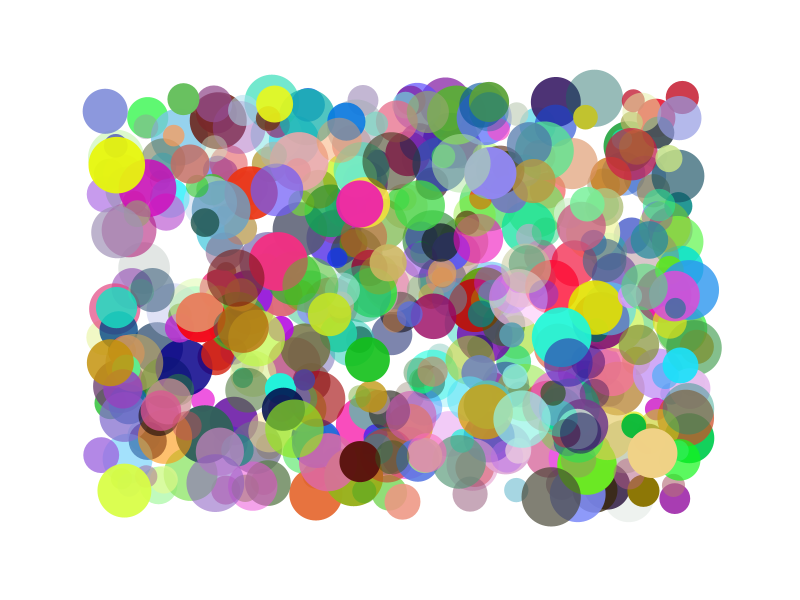
Frame 1 (no input)
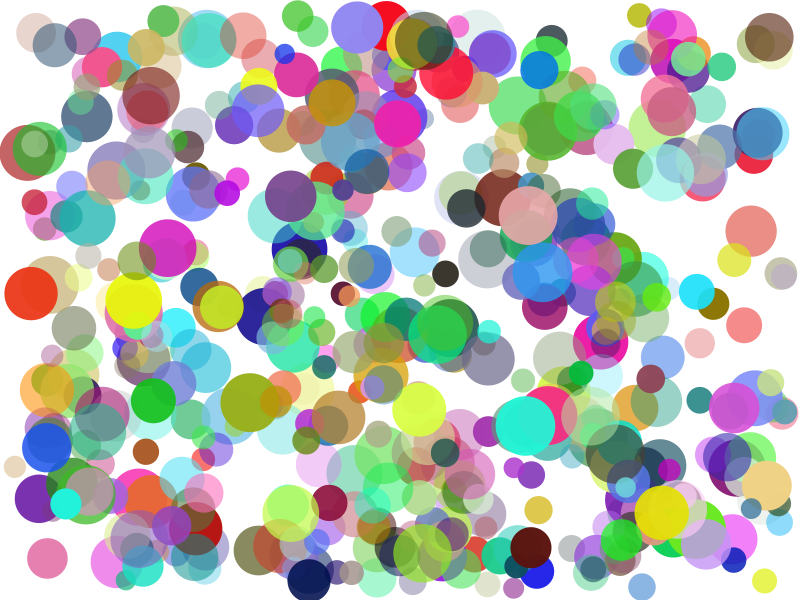
Frame 60 (the mouse pressed at the canvas centre just before this capture)
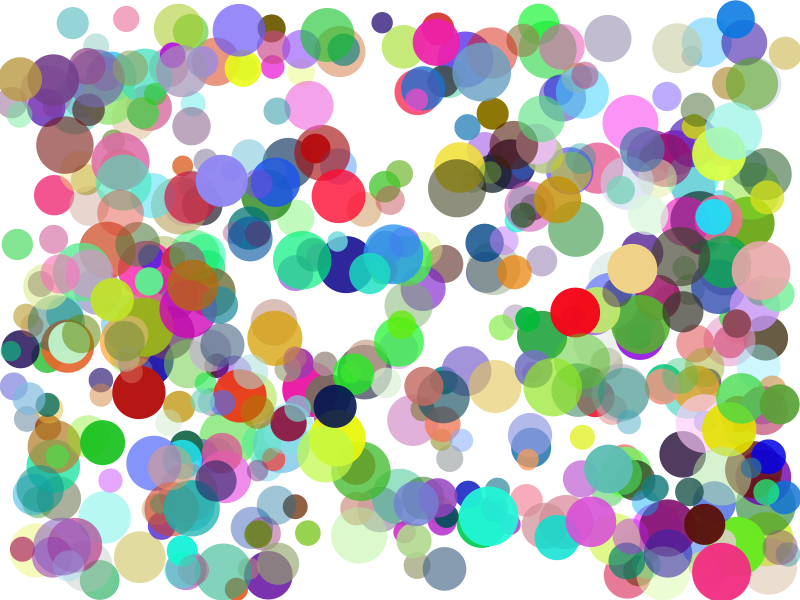
Frame 120 (the mouse held since frame 60 and released just before this capture)

The Processing sketch that drew these frames (run headless with seeded random() and noise(); from frame 60 on, the mouse is pressed at the canvas centre):

// Processing sketch: arrays2
// ── arrays2.pde
//Ball b;

Ball[] balls;

void setup() {
  size(800, 600);
  noStroke();

  //b = new Ball();

  balls = new Ball[500];

  for (int i=0; i<balls.length; i++) {
    balls[i] = new Ball();
  }
}

void draw() {
  clearBackground();

  //b.update();
  //b.display();

  for (int i = 0; i<balls.length; i++) {
    balls[i].update();
    balls[i].display();
  }
}

void clearBackground() {
  fill(255);
  rect(0, 0, width, height);
  //background(255);
}

// ── Ball.pde
class Ball {
  //properties
  float x, y, w, h;
  float speedX, speedY;
  color c;


  //constructor
  Ball() {
    x = random(100, width-100);
    y = random(100, height-100);
    w = random(20, 60);
    h = w;
    c = color(random(255), random(255), random(255), random(100, 255));
    speedX = random(-5, 5);
    speedY = random(-5, 5);
  }

  //methods
  void update() {
    checkBounds();
    x += speedX;
    y += speedY;
  }
  void display() {
    fill(c);
    ellipse(x, y, w, h);
  }
  void checkBounds() {
    if (x < 0+w/2 || x > width-w/2) {
      speedX *= -1;
    }
    if (y < 0+h/2 || y > height-h/2) {
      speedY *= -1;
    }
  }
}
